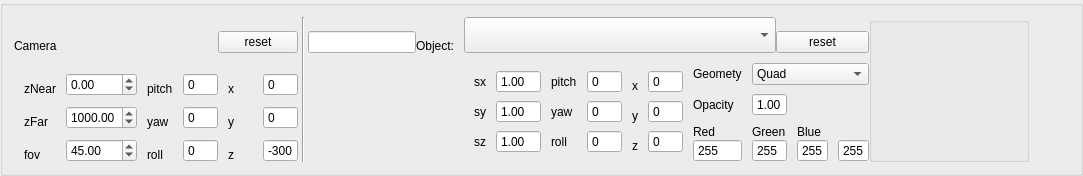
    <widget class="QGroupBox" name="editor_1">
     <property name="maximumSize">
      <size>
       <width>1400</width>
       <height>16777215</height>
      </size>
     </property>
     <layout class="QGridLayout" name="gridLayout_4">
      <property name="horizontalSpacing">
       <number>0</number>
      </property>
      <property name="verticalSpacing">
       <number>10</number>
      </property>
      <item row="0" column="11" rowspan="2">
       <widget class="ColorMatrixEditor" name="colorTransformEditor">
        <property name="minimumSize">
         <size>
          <width>160</width>
          <height>0</height>
         </size>
        </property>
        <property name="title">
         <string/>
        </property>
       </widget>
      </item>
      <item row="1" column="7" colspan="2">
       <layout class="QGridLayout" name="gridLayout_9">
        <property name="leftMargin">
         <number>10</number>
        </property>
        <property name="bottomMargin">
         <number>0</number>
        </property>
        <property name="horizontalSpacing">
         <number>10</number>
        </property>
        <property name="verticalSpacing">
         <number>0</number>
        </property>
        <item row="2" column="2">
         <widget class="QLabel" name="roll_2">
          <property name="text">
           <string notr="true">roll</string>
          </property>
         </widget>
        </item>
        <item row="2" column="3">
         <widget class="QSpinBox" name="obj_roll">
          <property name="buttonSymbols">
           <enum>QAbstractSpinBox::NoButtons</enum>
          </property>
          <property name="minimum">
           <number>-360</number>
          </property>
          <property name="maximum">
           <number>360</number>
          </property>
         </widget>
        </item>
        <item row="2" column="5" alignment="Qt::AlignBottom">
         <widget class="QSpinBox" name="obj_z">
          <property name="buttonSymbols">
           <enum>QAbstractSpinBox::NoButtons</enum>
          </property>
          <property name="minimum">
           <number>-999</number>
          </property>
          <property name="maximum">
           <number>999</number>
          </property>
         </widget>
        </item>
        <item row="1" column="5" alignment="Qt::AlignBottom">
         <widget class="QSpinBox" name="obj_y">
          <property name="buttonSymbols">
           <enum>QAbstractSpinBox::NoButtons</enum>
          </property>
          <property name="minimum">
           <number>-999</number>
          </property>
          <property name="maximum">
           <number>999</number>
          </property>
         </widget>
        </item>
        <item row="0" column="5" alignment="Qt::AlignBottom">
         <widget class="QSpinBox" name="obj_x">
          <property name="buttonSymbols">
           <enum>QAbstractSpinBox::NoButtons</enum>
          </property>
          <property name="minimum">
           <number>-999</number>
          </property>
          <property name="maximum">
           <number>999</number>
          </property>
         </widget>
        </item>
        <item row="2" column="4" alignment="Qt::AlignBottom">
         <widget class="QLabel" name="z_2">
          <property name="text">
           <string notr="true">z</string>
          </property>
         </widget>
        </item>
        <item row="1" column="4" alignment="Qt::AlignBottom">
         <widget class="QLabel" name="y_2">
          <property name="text">
           <string notr="true">y</string>
          </property>
         </widget>
        </item>
        <item row="0" column="4" alignment="Qt::AlignBottom">
         <widget class="QLabel" name="x_2">
          <property name="text">
           <string notr="true">x</string>
          </property>
         </widget>
        </item>
        <item row="0" column="2">
         <widget class="QLabel" name="pitch_2">
          <property name="text">
           <string notr="true">pitch</string>
          </property>
         </widget>
        </item>
        <item row="0" column="3">
         <widget class="QSpinBox" name="obj_pitch">
          <property name="buttonSymbols">
           <enum>QAbstractSpinBox::NoButtons</enum>
          </property>
          <property name="minimum">
           <number>-360</number>
          </property>
          <property name="maximum">
           <number>360</number>
          </property>
         </widget>
        </item>
        <item row="1" column="3">
         <widget class="QSpinBox" name="obj_yaw">
          <property name="buttonSymbols">
           <enum>QAbstractSpinBox::NoButtons</enum>
          </property>
          <property name="minimum">
           <number>-360</number>
          </property>
          <property name="maximum">
           <number>360</number>
          </property>
         </widget>
        </item>
        <item row="1" column="2">
         <widget class="QLabel" name="yaw_2">
          <property name="text">
           <string notr="true">yaw</string>
          </property>
         </widget>
        </item>
        <item row="0" column="0">
         <widget class="QLabel" name="sx">
          <property name="text">
           <string notr="true">sx</string>
          </property>
         </widget>
        </item>
        <item row="2" column="1">
         <widget class="QDoubleSpinBox" name="obj_sz">
          <property name="buttonSymbols">
           <enum>QAbstractSpinBox::NoButtons</enum>
          </property>
          <property name="minimum">
           <double>-10.000000000000000</double>
          </property>
          <property name="maximum">
           <double>10.000000000000000</double>
          </property>
          <property name="singleStep">
           <double>0.020000000000000</double>
          </property>
          <property name="value">
           <double>1.000000000000000</double>
          </property>
         </widget>
        </item>
        <item row="1" column="1">
         <widget class="QDoubleSpinBox" name="obj_sy">
          <property name="buttonSymbols">
           <enum>QAbstractSpinBox::NoButtons</enum>
          </property>
          <property name="minimum">
           <double>-10.000000000000000</double>
          </property>
          <property name="maximum">
           <double>10.000000000000000</double>
          </property>
          <property name="singleStep">
           <double>0.020000000000000</double>
          </property>
          <property name="value">
           <double>1.000000000000000</double>
          </property>
         </widget>
        </item>
        <item row="0" column="1">
         <widget class="QDoubleSpinBox" name="obj_sx">
          <property name="buttonSymbols">
           <enum>QAbstractSpinBox::NoButtons</enum>
          </property>
          <property name="minimum">
           <double>-10.000000000000000</double>
          </property>
          <property name="maximum">
           <double>10.000000000000000</double>
          </property>
          <property name="singleStep">
           <double>0.020000000000000</double>
          </property>
          <property name="value">
           <double>1.000000000000000</double>
          </property>
         </widget>
        </item>
        <item row="1" column="0">
         <widget class="QLabel" name="pitch_6">
          <property name="text">
           <string notr="true">sy</string>
          </property>
         </widget>
        </item>
        <item row="2" column="0">
         <widget class="QLabel" name="sz">
          <property name="text">
           <string notr="true">sz</string>
          </property>
         </widget>
        </item>
       </layout>
      </item>
      <item row="0" column="10" alignment="Qt::AlignBottom">
       <widget class="QPushButton" name="pushButton_2">
        <property name="text">
         <string notr="true">reset</string>
        </property>
       </widget>
      </item>
      <item row="0" column="2" alignment="Qt::AlignBottom">
       <widget class="QPushButton" name="pushButton">
        <property name="text">
         <string notr="true">reset</string>
        </property>
       </widget>
      </item>
      <item row="1" column="2">
       <layout class="QGridLayout" name="gridLayout_7">
        <property name="leftMargin">
         <number>10</number>
        </property>
        <property name="bottomMargin">
         <number>0</number>
        </property>
        <property name="horizontalSpacing">
         <number>10</number>
        </property>
        <property name="verticalSpacing">
         <number>0</number>
        </property>
        <item row="0" column="0" alignment="Qt::AlignBottom">
         <widget class="QLabel" name="x">
          <property name="text">
           <string notr="true">x</string>
          </property>
         </widget>
        </item>
        <item row="1" column="0" alignment="Qt::AlignBottom">
         <widget class="QLabel" name="y">
          <property name="text">
           <string notr="true">y</string>
          </property>
         </widget>
        </item>
        <item row="2" column="0" alignment="Qt::AlignBottom">
         <widget class="QLabel" name="z">
          <property name="text">
           <string notr="true">z</string>
          </property>
         </widget>
        </item>
        <item row="0" column="1" alignment="Qt::AlignBottom">
         <widget class="QSpinBox" name="spinBox_x">
          <property name="buttonSymbols">
           <enum>QAbstractSpinBox::NoButtons</enum>
          </property>
          <property name="minimum">
           <number>-999</number>
          </property>
          <property name="maximum">
           <number>999</number>
          </property>
         </widget>
        </item>
        <item row="1" column="1" alignment="Qt::AlignBottom">
         <widget class="QSpinBox" name="spinBox_y">
          <property name="buttonSymbols">
           <enum>QAbstractSpinBox::NoButtons</enum>
          </property>
          <property name="minimum">
           <number>-999</number>
          </property>
          <property name="maximum">
           <number>999</number>
          </property>
         </widget>
        </item>
        <item row="2" column="1" alignment="Qt::AlignBottom">
         <widget class="QSpinBox" name="spinBox_z">
          <property name="buttonSymbols">
           <enum>QAbstractSpinBox::NoButtons</enum>
          </property>
          <property name="minimum">
           <number>-999</number>
          </property>
          <property name="maximum">
           <number>999</number>
          </property>
          <property name="value">
           <number>-300</number>
          </property>
         </widget>
        </item>
       </layout>
      </item>
      <item row="0" column="6" alignment="Qt::AlignRight|Qt::AlignBottom">
       <widget class="QLabel" name="label_2">
        <property name="text">
         <string notr="true">Object:   </string>
        </property>
       </widget>
      </item>
      <item row="0" column="7" colspan="3" alignment="Qt::AlignBottom">
       <widget class="QComboBox" name="comboBox">
        <property name="minimumSize">
         <size>
          <width>0</width>
          <height>36</height>
         </size>
        </property>
        <property name="maximumSize">
         <size>
          <width>16777215</width>
          <height>36</height>
         </size>
        </property>
        <property name="iconSize">
         <size>
          <width>32</width>
          <height>32</height>
         </size>
        </property>
       </widget>
      </item>
      <item row="1" column="1">
       <layout class="QGridLayout" name="gridLayout_3">
        <property name="leftMargin">
         <number>10</number>
        </property>
        <property name="horizontalSpacing">
         <number>10</number>
        </property>
        <property name="verticalSpacing">
         <number>0</number>
        </property>
        <item row="0" column="0" alignment="Qt::AlignBottom">
         <widget class="QLabel" name="pitch">
          <property name="text">
           <string notr="true">pitch</string>
          </property>
         </widget>
        </item>
        <item row="1" column="0" alignment="Qt::AlignBottom">
         <widget class="QLabel" name="yaw">
          <property name="text">
           <string notr="true">yaw</string>
          </property>
         </widget>
        </item>
        <item row="0" column="1" alignment="Qt::AlignBottom">
         <widget class="QSpinBox" name="spinBox_pitch">
          <property name="buttonSymbols">
           <enum>QAbstractSpinBox::NoButtons</enum>
          </property>
          <property name="minimum">
           <number>-360</number>
          </property>
          <property name="maximum">
           <number>360</number>
          </property>
         </widget>
        </item>
        <item row="2" column="0" alignment="Qt::AlignBottom">
         <widget class="QLabel" name="roll">
          <property name="text">
           <string notr="true">roll</string>
          </property>
         </widget>
        </item>
        <item row="1" column="1" alignment="Qt::AlignBottom">
         <widget class="QSpinBox" name="spinBox_yaw">
          <property name="buttonSymbols">
           <enum>QAbstractSpinBox::NoButtons</enum>
          </property>
          <property name="minimum">
           <number>-360</number>
          </property>
          <property name="maximum">
           <number>360</number>
          </property>
         </widget>
        </item>
        <item row="2" column="1" alignment="Qt::AlignBottom">
         <widget class="QSpinBox" name="spinBox_roll">
          <property name="buttonSymbols">
           <enum>QAbstractSpinBox::NoButtons</enum>
          </property>
          <property name="minimum">
           <number>-360</number>
          </property>
          <property name="maximum">
           <number>360</number>
          </property>
         </widget>
        </item>
       </layout>
      </item>
      <item row="0" column="3" rowspan="2" colspan="2">
       <widget class="Line" name="line_2">
        <property name="minimumSize">
         <size>
          <width>10</width>
          <height>10</height>
         </size>
        </property>
        <property name="orientation">
         <enum>Qt::Vertical</enum>
        </property>
       </widget>
      </item>
      <item row="1" column="5" alignment="Qt::AlignLeft|Qt::AlignBottom">
       <widget class="Transform3DMapper" name="mapper_3">
        <property name="minimumSize">
         <size>
          <width>100</width>
          <height>70</height>
         </size>
        </property>
        <property name="maximumSize">
         <size>
          <width>100</width>
          <height>16777215</height>
         </size>
        </property>
       </widget>
      </item>
      <item row="1" column="9" colspan="2">
       <layout class="QGridLayout" name="gridLayout_8">
        <property name="leftMargin">
         <number>10</number>
        </property>
        <property name="horizontalSpacing">
         <number>10</number>
        </property>
        <property name="verticalSpacing">
         <number>0</number>
        </property>
        <item row="2" column="6" rowspan="2" colspan="2" alignment="Qt::AlignBottom">
         <widget class="QLabel" name="green">
          <property name="text">
           <string notr="true">Green</string>
          </property>
         </widget>
        </item>
        <item row="2" column="10" rowspan="2" colspan="3" alignment="Qt::AlignBottom">
         <widget class="QLabel" name="alpha">
          <property name="text">
           <string notr="true"/>
          </property>
         </widget>
        </item>
        <item row="4" column="10" rowspan="2" colspan="3" alignment="Qt::AlignBottom">
         <widget class="QSpinBox" name="obj_alpha">
          <property name="buttonSymbols">
           <enum>QAbstractSpinBox::NoButtons</enum>
          </property>
          <property name="maximum">
           <number>255</number>
          </property>
          <property name="value">
           <number>255</number>
          </property>
         </widget>
        </item>
        <item row="1" column="0" colspan="6">
         <widget class="QLabel" name="opacity">
          <property name="text">
           <string notr="true">Opacity</string>
          </property>
         </widget>
        </item>
        <item row="1" column="8" colspan="5">
         <spacer name="verticalSpacer">
          <property name="orientation">
           <enum>Qt::Vertical</enum>
          </property>
          <property name="sizeHint" stdset="0">
           <size>
            <width>20</width>
            <height>40</height>
           </size>
          </property>
         </spacer>
        </item>
        <item row="1" column="6" colspan="2" alignment="Qt::AlignVCenter">
         <widget class="QDoubleSpinBox" name="obj_opacity">
          <property name="buttonSymbols">
           <enum>QAbstractSpinBox::NoButtons</enum>
          </property>
          <property name="maximum">
           <double>1.000000000000000</double>
          </property>
          <property name="singleStep">
           <double>0.020000000000000</double>
          </property>
          <property name="value">
           <double>1.000000000000000</double>
          </property>
         </widget>
        </item>
        <item row="4" column="0" rowspan="2" colspan="6">
         <widget class="QSpinBox" name="obj_red">
          <property name="buttonSymbols">
           <enum>QAbstractSpinBox::NoButtons</enum>
          </property>
          <property name="maximum">
           <number>255</number>
          </property>
          <property name="value">
           <number>255</number>
          </property>
         </widget>
        </item>
        <item row="2" column="0" rowspan="2" colspan="6">
         <widget class="QLabel" name="red">
          <property name="text">
           <string notr="true">Red</string>
          </property>
         </widget>
        </item>
        <item row="2" column="8" rowspan="2" colspan="2" alignment="Qt::AlignBottom">
         <widget class="QLabel" name="blue">
          <property name="text">
           <string notr="true">Blue</string>
          </property>
         </widget>
        </item>
        <item row="4" column="6" rowspan="2" colspan="2" alignment="Qt::AlignBottom">
         <widget class="QSpinBox" name="obj_green">
          <property name="buttonSymbols">
           <enum>QAbstractSpinBox::NoButtons</enum>
          </property>
          <property name="maximum">
           <number>255</number>
          </property>
          <property name="value">
           <number>255</number>
          </property>
         </widget>
        </item>
        <item row="4" column="8" rowspan="2" colspan="2" alignment="Qt::AlignBottom">
         <widget class="QSpinBox" name="obj_blue">
          <property name="buttonSymbols">
           <enum>QAbstractSpinBox::NoButtons</enum>
          </property>
          <property name="maximum">
           <number>255</number>
          </property>
          <property name="value">
           <number>255</number>
          </property>
         </widget>
        </item>
        <item row="0" column="6" colspan="7">
         <widget class="QComboBox" name="comboBox_2">
          <item>
           <property name="text">
            <string notr="true">Quad</string>
           </property>
           <property name="icon">
            <iconset resource="../resources.qrc">
             <normaloff>:/quad.png</normaloff>:/quad.png</iconset>
           </property>
          </item>
          <item>
           <property name="text">
            <string notr="true">Cube</string>
           </property>
           <property name="icon">
            <iconset resource="../resources.qrc">
             <normaloff>:/cube.png</normaloff>:/cube.png</iconset>
           </property>
          </item>
          <item>
           <property name="text">
            <string notr="true">Pyramid</string>
           </property>
           <property name="icon">
            <iconset resource="../resources.qrc">
             <normaloff>:/pyramid.png</normaloff>:/pyramid.png</iconset>
           </property>
          </item>
          <item>
           <property name="text">
            <string notr="true">Surface</string>
           </property>
          </item>
         </widget>
        </item>
        <item row="0" column="0" colspan="6">
         <widget class="QLabel" name="opacity_2">
          <property name="text">
           <string notr="true">Geomety</string>
          </property>
         </widget>
        </item>
       </layout>
      </item>
      <item row="1" column="6" alignment="Qt::AlignLeft|Qt::AlignBottom">
       <widget class="Transform3DMapper" name="mapper_4">
        <property name="minimumSize">
         <size>
          <width>40</width>
          <height>70</height>
         </size>
        </property>
        <property name="maximumSize">
         <size>
          <width>100</width>
          <height>16777215</height>
         </size>
        </property>
       </widget>
      </item>
      <item row="0" column="0" colspan="2" alignment="Qt::AlignBottom">
       <widget class="QLabel" name="label">
        <property name="text">
         <string notr="true">Camera</string>
        </property>
       </widget>
      </item>
      <item row="0" column="5" alignment="Qt::AlignLeft|Qt::AlignBottom">
       <widget class="QLineEdit" name="lineEdit"/>
      </item>
      <item row="1" column="0">
       <layout class="QGridLayout" name="gridLayout_2">
        <property name="leftMargin">
         <number>10</number>
        </property>
        <property name="horizontalSpacing">
         <number>10</number>
        </property>
        <property name="verticalSpacing">
         <number>0</number>
        </property>
        <item row="0" column="1" alignment="Qt::AlignBottom">
         <widget class="QDoubleSpinBox" name="spinBox_zNear">
          <property name="minimum">
           <double>-10.000000000000000</double>
          </property>
          <property name="singleStep">
           <double>0.010000000000000</double>
          </property>
         </widget>
        </item>
        <item row="1" column="0" alignment="Qt::AlignBottom">
         <widget class="QLabel" name="zFar">
          <property name="text">
           <string notr="true">zFar</string>
          </property>
         </widget>
        </item>
        <item row="0" column="0" alignment="Qt::AlignBottom">
         <widget class="QLabel" name="zNear">
          <property name="text">
           <string notr="true">zNear</string>
          </property>
         </widget>
        </item>
        <item row="2" column="1" alignment="Qt::AlignBottom">
         <widget class="QDoubleSpinBox" name="spinBox_fov">
          <property name="singleStep">
           <double>0.050000000000000</double>
          </property>
          <property name="value">
           <double>45.000000000000000</double>
          </property>
         </widget>
        </item>
        <item row="2" column="0" alignment="Qt::AlignBottom">
         <widget class="QLabel" name="fov">
          <property name="text">
           <string notr="true">fov</string>
          </property>
         </widget>
        </item>
        <item row="1" column="1" alignment="Qt::AlignBottom">
         <widget class="QDoubleSpinBox" name="spinBox_zFar">
          <property name="minimum">
           <double>100.000000000000000</double>
          </property>
          <property name="maximum">
           <double>9999.000000000000000</double>
          </property>
          <property name="value">
           <double>1000.000000000000000</double>
          </property>
         </widget>
        </item>
       </layout>
      </item>
      <item row="0" column="12" rowspan="2">
       <spacer name="horizontalSpacer">
        <property name="orientation">
         <enum>Qt::Horizontal</enum>
        </property>
        <property name="sizeHint" stdset="0">
         <size>
          <width>40</width>
          <height>20</height>
         </size>
        </property>
       </spacer>
      </item>
     </layout>
    </widget>
